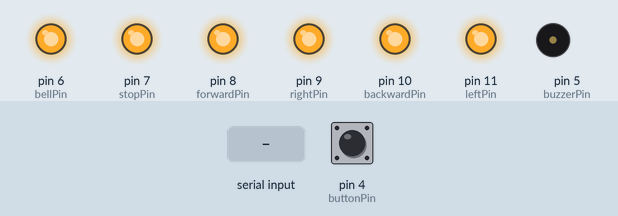
Recording of a sketch running on a simulated Arduino Uno, built with avr-gcc and run on an emulated ATmega328P. Parts: output pins drawn as LEDs (lit = HIGH), buzzer (waves = sounding, pin HIGH). The test bench sets the inputs (shaded band); at power-on: pin 4 (buttonPin) LOW.

Above: at 1.2 s.
1.3 s: pin 4 (buttonPin) pulled HIGH for 0.15 s
At 1.55 s:
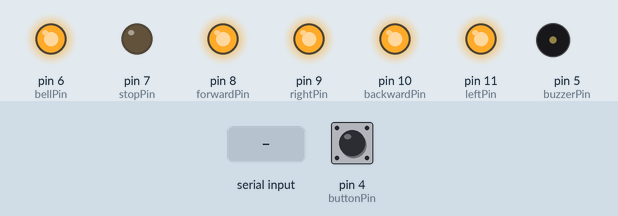
3.1 s: "r" received over Serial
At 3.7 s:
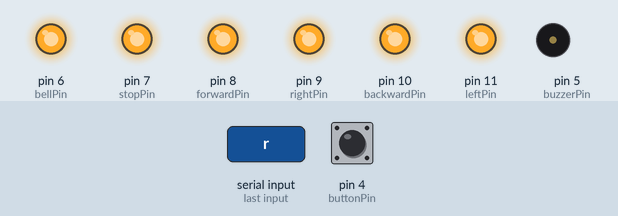
4.7 s: "b" received over Serial
At 6.0 s:
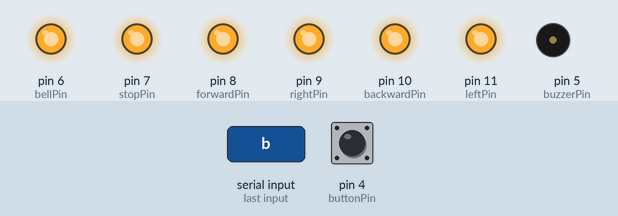
6.3 s: "l" received over Serial
At 7.4 s:
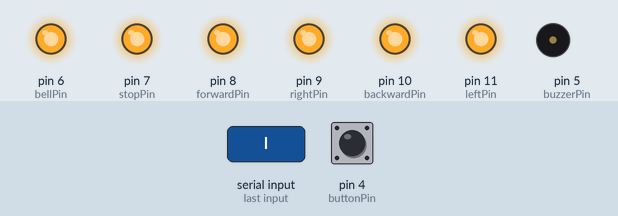
7.9 s: "z" received over Serial
At 8.3 s:
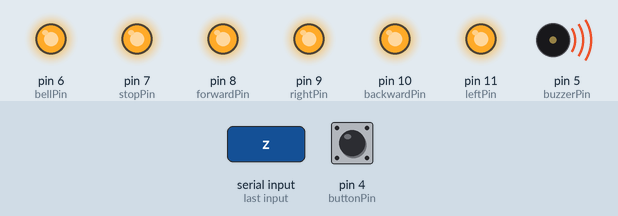
9.9 s: "x" received over Serial
At 11.3 s:
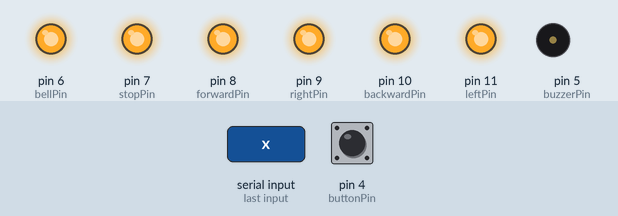
Timing chart, 0 to 12.5 s (numbered marks = the images above; inputs shaded):
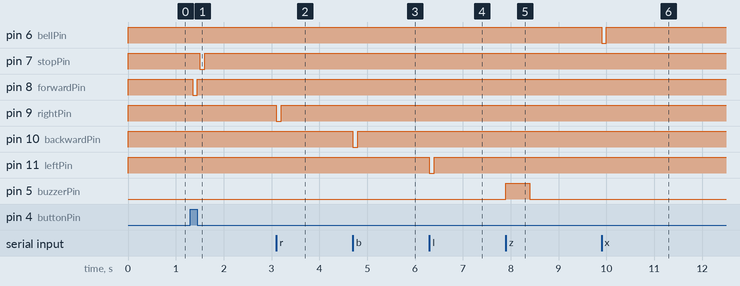

The sketch:

fthrio.ino
```cpp
#include <SoftwareSerial.h>
SoftwareSerial RFIDSerial(2, 3);

const int buttonPin = 4;
const int buzzerPin = 5;
const int bellPin = 6;
const int stopPin = 7;
const int forwardPin = 8;
const int rightPin = 9;
const int backwardPin = 10;
const int leftPin =11;

int buttonState;
int lastButtonState = LOW;
long lastDebounceTime = 0;
long debounceDelay = 50;
boolean toyActive = false;

void setup()
{
  RFIDSerial.begin(9600);
  Serial.begin(9600);
  pinMode(buttonPin, INPUT);
  pinMode(buzzerPin, OUTPUT);
  for (int i = 6; i < 12; i++) {
    pinMode(i, OUTPUT);
    digitalWrite(i, HIGH);
  }
}

void loop()
{
  receiveRFIDCardInfo();
  button();
}

void receiveRFIDCardInfo()
{
  static byte data[4];
  static byte temp[14];
  byte len;
  static int i = 0;
  unsigned long currentId;
  if(RFIDSerial.available()){
    temp[i++] = RFIDSerial.read();
    if(14 == i){
      if( 0x02 == temp[0] && 0x03 == temp[13]){
        data[0] = Transform(temp[3])*16 + Transform(temp[4]);
        data[1] = Transform(temp[5])*16 + Transform(temp[6]);
        data[2] = Transform(temp[7])*16 + Transform(temp[8]);
        data[3] = Transform(temp[9])*16 + Transform(temp[10]);
        currentId = (unsigned long)data[0]*16777216 + (unsigned long)data[1]*65536 + (unsigned long)data[2]*256 + (unsigned long)data[3];
        Serial.println(currentId,DEC);
        digitalWrite(buzzerPin, HIGH);
        delay(250);
        digitalWrite(buzzerPin, LOW);
        i = 0;
      }
    }
  }
}

byte Transform(byte dat)
{
  if(dat >= 0x30 && dat <= 0x39) {
    return (dat - 0x30);
  }
  else if(dat >= 0x41 && dat <= 0x46) {
    return (dat - 55);
  }
}

void button() {

  // read the state of the pushbutton value:
  int reading = digitalRead(buttonPin);

  if (reading != lastButtonState) {
    lastDebounceTime = millis();
  }

  if ((millis() - lastDebounceTime) > debounceDelay) {
    buttonState = reading;
  }

  // check if the pushbutton is pressed.
  // if it is, the buttonState is HIGH:
  if (buttonState == HIGH) {
    if (toyActive == false) {
      sendToyControl(forwardPin);
      toyActive = true;
    }
  }
  else {
    if (toyActive == true) {
      sendToyControl(stopPin);
      toyActive = false;
    }
  }
  lastButtonState = reading;
}

void sendToyControl(int pin) {
  digitalWrite(pin, LOW);
  delay(100);
  digitalWrite(pin, HIGH);
}

void serialEvent() {
  if (Serial.available() > 0) {
    char inByte = Serial.read();
    switch(inByte) {
      case 'a': //test

        Serial.println("ack");
        break;
      case 'f': //forward
        sendToyControl(forwardPin);
        break;
      case 'r': //right
        sendToyControl(rightPin);
        break;
      case 'b': //backward
        sendToyControl(backwardPin);
        break;
      case 'l': //left
        sendToyControl(leftPin);
        break;
      case 's': //stop
        sendToyControl(stopPin);
        break;
      case 'z': //beep
        digitalWrite(buzzerPin, HIGH);
        delay(500);
        digitalWrite(buzzerPin, LOW);
        break;
      case 'x': //bell sound effect
        sendToyControl(bellPin);
        break;
    }
  }
}
```

Measured:
- after the input at 1.3 s, pin 7 (stopPin): HIGH → LOW after 0.20 s, → HIGH 0.10 s later; pin 8 (forwardPin): HIGH → LOW after 0.05 s, → HIGH 0.10 s later
- after the input at 3.1 s, pin 9 (rightPin): HIGH → LOW at once, → HIGH 0.10 s later
- after the input at 4.7 s, pin 10 (backwardPin): HIGH → LOW at once, → HIGH 0.10 s later
- after the input at 6.3 s, pin 11 (leftPin): HIGH → LOW at once, → HIGH 0.10 s later
- after the input at 7.9 s, pin 5 (buzzerPin): LOW → HIGH at once, → LOW 0.50 s later
- after the input at 9.9 s, pin 6 (bellPin): HIGH → LOW at once, → HIGH 0.10 s later
